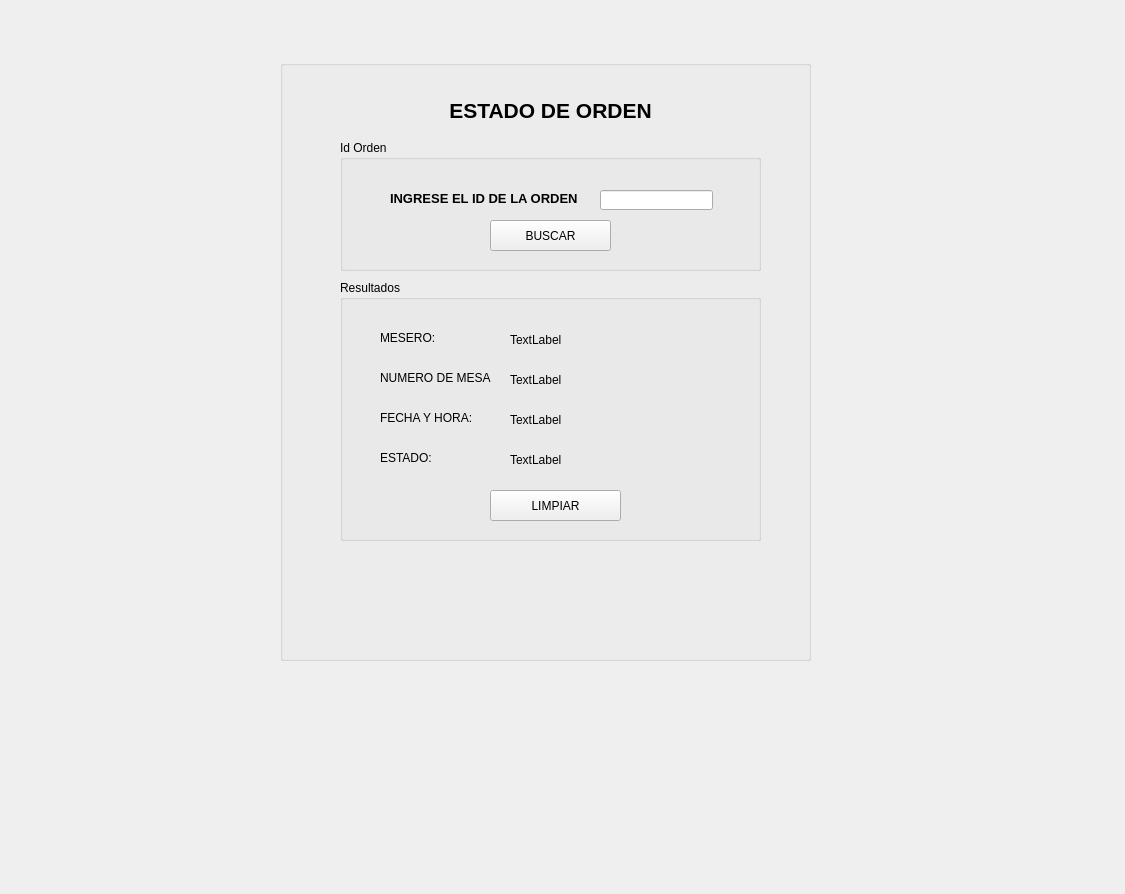
<?xml version="1.0" encoding="UTF-8"?>
<ui version="4.0">
 <class>MainWindow</class>
 <widget class="QMainWindow" name="MainWindow">
  <property name="geometry">
   <rect>
    <x>0</x>
    <y>0</y>
    <width>1125</width>
    <height>894</height>
   </rect>
  </property>
  <property name="windowTitle">
   <string>MainWindow</string>
  </property>
  <widget class="QWidget" name="centralwidget">
   <widget class="QGroupBox" name="groupBox">
    <property name="geometry">
     <rect>
      <x>280</x>
      <y>60</y>
      <width>531</width>
      <height>601</height>
     </rect>
    </property>
    <property name="title">
     <string/>
    </property>
    <widget class="QLabel" name="label">
     <property name="geometry">
      <rect>
       <x>70</x>
       <y>40</y>
       <width>401</width>
       <height>20</height>
      </rect>
     </property>
     <property name="font">
      <font>
       <pointsize>16</pointsize>
       <weight>75</weight>
       <bold>true</bold>
      </font>
     </property>
     <property name="text">
      <string>ESTADO DE ORDEN</string>
     </property>
     <property name="alignment">
      <set>Qt::AlignCenter</set>
     </property>
    </widget>
    <widget class="QGroupBox" name="groupBox_2">
     <property name="geometry">
      <rect>
       <x>60</x>
       <y>80</y>
       <width>421</width>
       <height>131</height>
      </rect>
     </property>
     <property name="title">
      <string>Id Orden</string>
     </property>
     <widget class="QLabel" name="label_2">
      <property name="geometry">
       <rect>
        <x>50</x>
        <y>50</y>
        <width>191</width>
        <height>16</height>
       </rect>
      </property>
      <property name="font">
       <font>
        <pointsize>10</pointsize>
        <weight>75</weight>
        <bold>true</bold>
       </font>
      </property>
      <property name="text">
       <string>INGRESE EL ID DE LA ORDEN :</string>
      </property>
     </widget>
     <widget class="QLineEdit" name="lineEdit">
      <property name="geometry">
       <rect>
        <x>260</x>
        <y>50</y>
        <width>113</width>
        <height>20</height>
       </rect>
      </property>
     </widget>
     <widget class="QPushButton" name="pushButton">
      <property name="geometry">
       <rect>
        <x>150</x>
        <y>80</y>
        <width>121</width>
        <height>31</height>
       </rect>
      </property>
      <property name="text">
       <string>BUSCAR</string>
      </property>
     </widget>
    </widget>
    <widget class="QGroupBox" name="groupBox_3">
     <property name="geometry">
      <rect>
       <x>60</x>
       <y>220</y>
       <width>421</width>
       <height>261</height>
      </rect>
     </property>
     <property name="title">
      <string>Resultados</string>
     </property>
     <widget class="QLabel" name="label_3">
      <property name="geometry">
       <rect>
        <x>40</x>
        <y>50</y>
        <width>111</width>
        <height>16</height>
       </rect>
      </property>
      <property name="text">
       <string>MESERO:</string>
      </property>
     </widget>
     <widget class="QLabel" name="label_4">
      <property name="geometry">
       <rect>
        <x>40</x>
        <y>90</y>
        <width>111</width>
        <height>16</height>
       </rect>
      </property>
      <property name="text">
       <string>NUMERO DE MESA:</string>
      </property>
     </widget>
     <widget class="QLabel" name="label_5">
      <property name="geometry">
       <rect>
        <x>40</x>
        <y>130</y>
        <width>111</width>
        <height>16</height>
       </rect>
      </property>
      <property name="text">
       <string>FECHA Y HORA:</string>
      </property>
     </widget>
     <widget class="QLabel" name="label_6">
      <property name="geometry">
       <rect>
        <x>40</x>
        <y>170</y>
        <width>111</width>
        <height>16</height>
       </rect>
      </property>
      <property name="text">
       <string>ESTADO:</string>
      </property>
     </widget>
     <widget class="QPushButton" name="pushButton_2">
      <property name="geometry">
       <rect>
        <x>150</x>
        <y>210</y>
        <width>131</width>
        <height>31</height>
       </rect>
      </property>
      <property name="text">
       <string>LIMPIAR</string>
      </property>
     </widget>
     <widget class="QLabel" name="label_7">
      <property name="geometry">
       <rect>
        <x>170</x>
        <y>50</y>
        <width>201</width>
        <height>20</height>
       </rect>
      </property>
      <property name="text">
       <string>TextLabel</string>
      </property>
     </widget>
     <widget class="QLabel" name="label_8">
      <property name="geometry">
       <rect>
        <x>170</x>
        <y>90</y>
        <width>201</width>
        <height>20</height>
       </rect>
      </property>
      <property name="text">
       <string>TextLabel</string>
      </property>
     </widget>
     <widget class="QLabel" name="label_9">
      <property name="geometry">
       <rect>
        <x>170</x>
        <y>130</y>
        <width>201</width>
        <height>20</height>
       </rect>
      </property>
      <property name="text">
       <string>TextLabel</string>
      </property>
     </widget>
     <widget class="QLabel" name="label_10">
      <property name="geometry">
       <rect>
        <x>170</x>
        <y>170</y>
        <width>201</width>
        <height>20</height>
       </rect>
      </property>
      <property name="text">
       <string>TextLabel</string>
      </property>
     </widget>
    </widget>
   </widget>
  </widget>
 </widget>
 <resources/>
 <connections/>
</ui>
